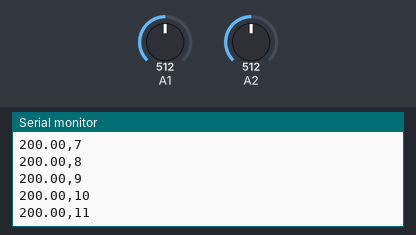
Recording of a sketch running on a simulated Arduino Uno, built with avr-gcc and run on an emulated ATmega328P. On the bench: the last lines printed to the serial monitor. The inputs (shaded band) are chosen by the test bench; at power-on: A1 = 512, A2 = 512.

Above: at 1.2 s.
1.3 s: A1 set to 716
At 1.31 s:
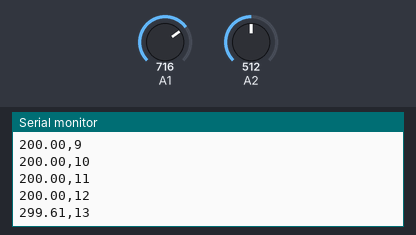
2.8 s: A1 set to 900
At 2.81 s:
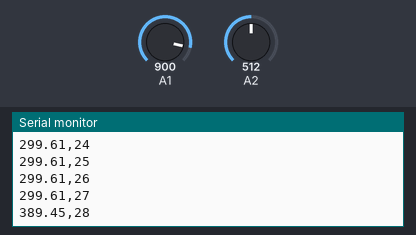
Timing chart, 0 to 5.8 s (numbered marks = the images above; inputs shaded):
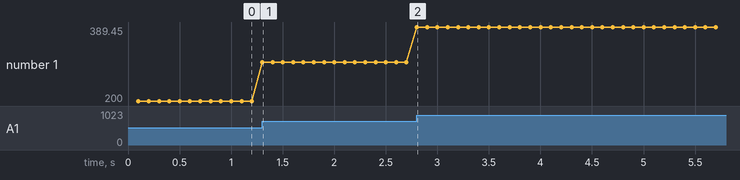

Measured:
- after the input at 1.3 s, the serial monitor: prints a new line at once (image 1)
- plotted number 1: 200 → 299.61 after the input at 1.3 s

The sketch:

sketch_jan20a.ino
```cpp
#include <SimpleTimer.h>

SimpleTimer timer;

void repeatMe() {
  float temperatura1 = readTempInCelsius(1,1);
  float temperatura2 = readTempInCelsius(1,2);
  int temp1 = (int)(temperatura1);
  int temp2 = (int)(temperatura2);
  //Serial.write(temp);
  Serial.println(String(temperatura1)+","+millis()/100);
}

void setup(){
  Serial.begin(9600);
  timer.setInterval(100, repeatMe);
}

void loop(){
  timer.run();
}

float readTempInCelsius(int count, int pin) {
  float temperaturaMediata = 0;
  float sumaTemperatura = 0;
  for (int i =0; i < count; i++) {
    int reading = analogRead(pin);
    float voltage = reading * 5.0;
    voltage /= 1024.0;
    float temperatureCelsius = (voltage - 0.5) * 100 ;
    sumaTemperatura = sumaTemperatura + temperatureCelsius;
  }
  return sumaTemperatura / (float)count;
}
```
